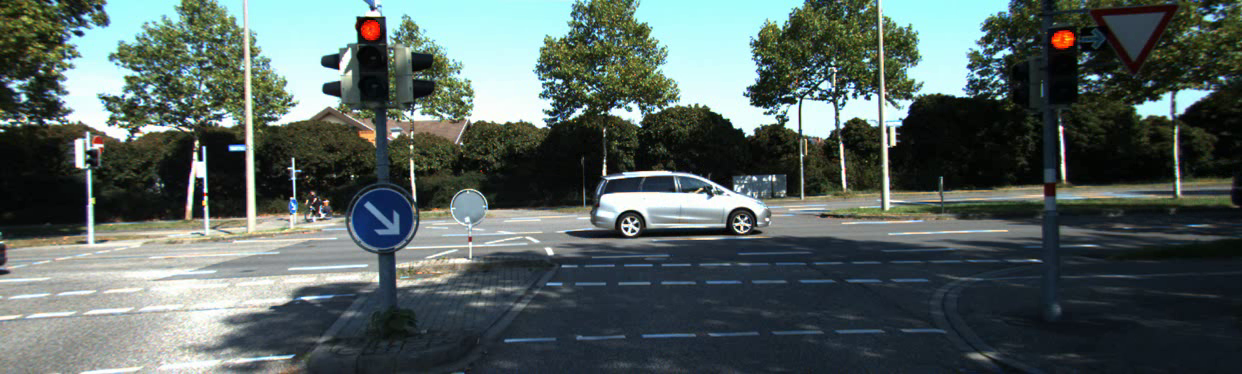
#> input picture frame 14 of test_img/video/KITTI_test2.mp4, 1242 x 374 px, given in place of KITTI_test6.mp4, which was not available
$ python KEA_BEV_KITTI_video1.py
#> lines starting #> are read from the running program, lines starting #| are printed output that depends on the picture
import numpy as np
import math
import cv2
import matplotlib.pyplot as plt


### Camera coordinate to vehicle coordinate(ISO)
def RotX(Pitch):
      Pitch = np.deg2rad(Pitch)
      return [[1, 0, 0], [0, math.cos(Pitch), -math.sin(Pitch)], [0, math.sin(Pitch), math.cos(Pitch)]]

def RotY(Yaw):
      Yaw = np.deg2rad(Yaw)
      return [[math.cos(Yaw), 0, math.sin(Yaw)], [0, 1, 0], [-math.sin(Yaw), 0, math.cos(Yaw)]]

def RotZ(Roll):
      Roll = np.deg2rad(Roll)
      return [[math.cos(Roll), -math.sin(Roll), 0], [math.sin(Roll), math.cos(Roll), 0], [0, 0, 1]]


### Camera parameter setting
ImageSize = (375, 1242)
FocalLength = (721.5377, 721.5377)
PrinciplePoint = (609.5593, 172.854)
IntrinsicMatrix = ((FocalLength[0], 0, 0), (0, FocalLength[1], 0), (PrinciplePoint[0], PrinciplePoint[1], 1))
Height = 1.65
Pitch = 0
Yaw = 0
Roll = 0

### Bird's eye view setting
DistAhead = 40
SpaceToOneSide = 7
BottomOffset = 0

OutView = (BottomOffset, DistAhead, -SpaceToOneSide, SpaceToOneSide)
OutImageSize = [math.nan, 500]

WorldHW = (abs(OutView[1]-OutView[0]), abs(OutView[3]-OutView[2]))

Scale = (OutImageSize[1]-1)/WorldHW[1]
ScaleXY = (Scale, Scale)

OutDimFrac = Scale*WorldHW[0]
OutDim = round(OutDimFrac)+1
OutImageSize[0] = OutDim

### Homography Matrix Compute

#Translation Vector
Rotation = np.matmul(np.matmul(RotZ(-Yaw),RotX(90-Pitch)),RotZ(Roll))
TranslationinWorldUnits = (0, 0, Height)
Translation = [np.matmul(TranslationinWorldUnits, Rotation)]

#Rotation Matrix
RotationMatrix = np.matmul(RotY(180), np.matmul(RotZ(-90), np.matmul(RotZ(-Yaw), np.matmul(RotX(90-Pitch), RotZ(Roll)))))

#Camera Matrix
CameraMatrix = np.matmul(np.r_[RotationMatrix, Translation], IntrinsicMatrix)
CameraMatrix2D = np.r_[[CameraMatrix[0]], [CameraMatrix[1]], [CameraMatrix[3]]]

#Compute Vehicle-to-Image Projective Transform
VehicleHomo = np.linalg.inv(CameraMatrix2D)

AdjTransform = ((0, -1, 0), (-1, 0, 0), (0, 0, 1))
BevTransform = np.matmul(VehicleHomo, AdjTransform)

DyDxVehicle = (OutView[3], OutView[1])
tXY = [a*b for a,b in zip(ScaleXY, DyDxVehicle)]

#test = np.array([[1.,0.,0.],[0.,1.,0.],[0.,0.,1.]])
ViewMatrix = ((ScaleXY[0], 0, 0), (0, ScaleXY[1], 0), (tXY[0]+1, tXY[1]+1, 1))

T_Bev = np.matmul(BevTransform, ViewMatrix)
T_Bev = np.transpose(T_Bev)

### Main
### Main
vid = cv2.VideoCapture('Python_code/KEA_0523/test_img/video/KITTI_test6.mp4')

while(True):
      ret, src = vid.read()
#> src is the input picture: shape (374, 1242, 3); mean B, G, R 94.6, 97.5, 84.7
      if not ret:
            break
      BirdEyeView = cv2.warpPerspective(src, T_Bev, (OutImageSize[1], OutImageSize[0]))
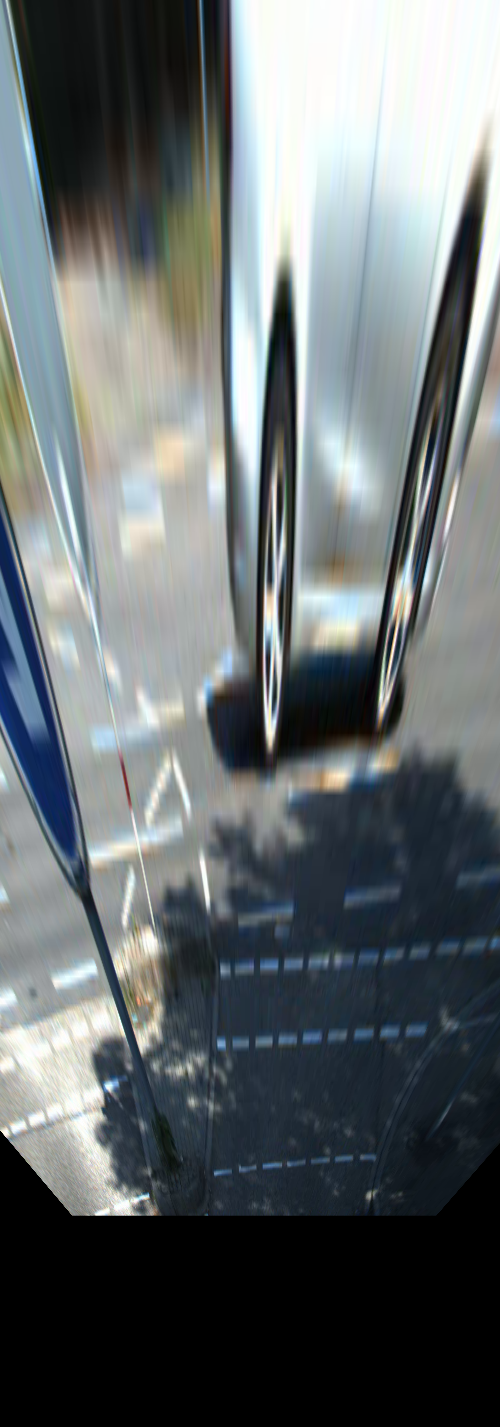
#> BirdEyeView: shape (1427, 500, 3); mean B, G, R 109.8, 108.1, 101.7

      cv2.imshow("BEV", BirdEyeView)
      if cv2.waitKey(1) & 0xFF == ord('q'):
#> (key q is pressed here)
            break
vid.release()
cv2.destroyAllWindows()

$ run again, starting later in the video
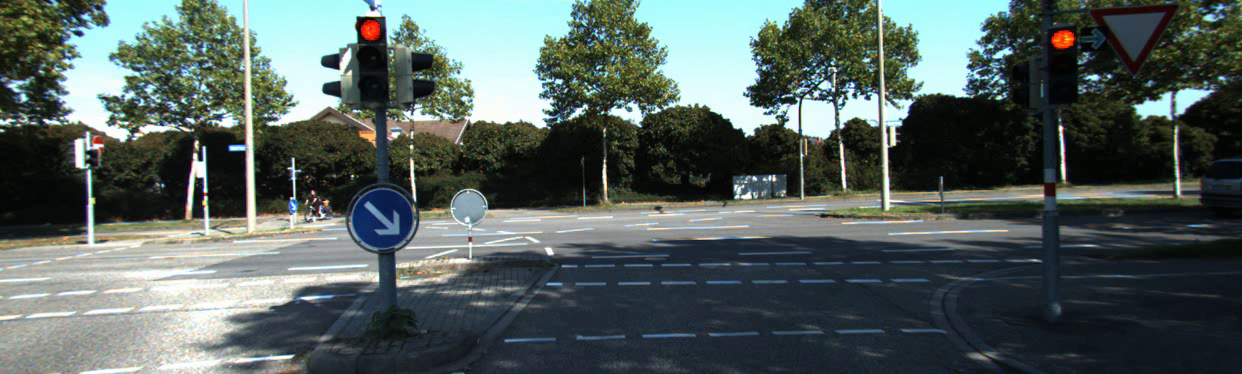
#> input picture frame 66 of test_img/video/KITTI_test2.mp4, 1242 x 374 px, given in place of KITTI_test6.mp4, which was not available
#> src is the input picture: shape (374, 1242, 3); mean B, G, R 93.7, 96.8, 84.3
#> `BirdEyeView = cv2.warpPerspective(src, T_Bev, (OutImageSize[1], OutIma..`:
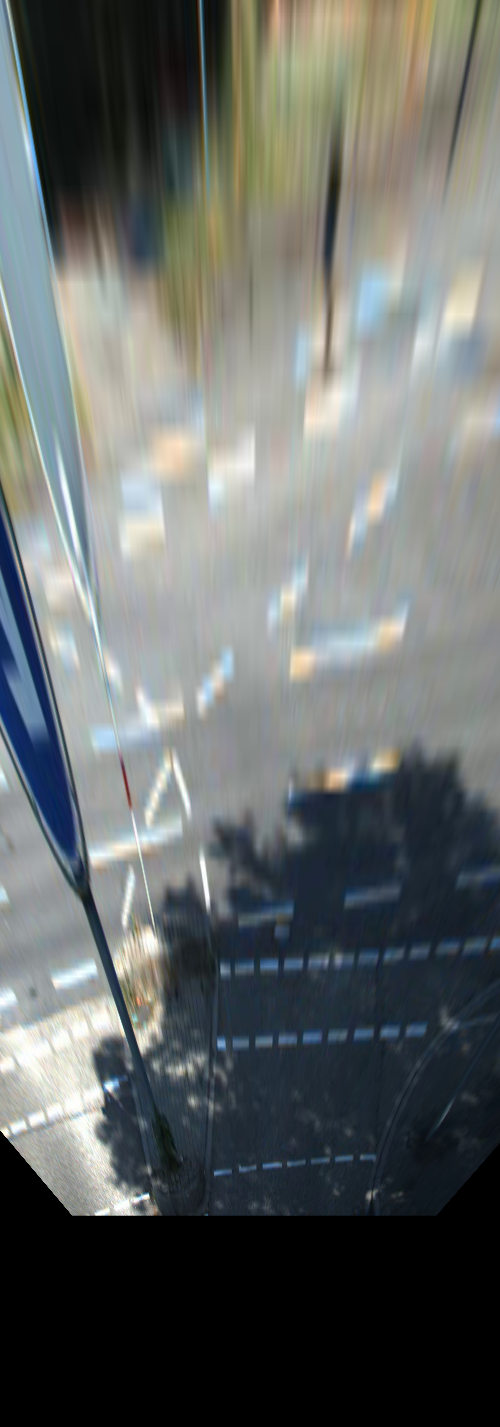
#> BirdEyeView: shape (1427, 500, 3); mean B, G, R 104, 105.7, 101.6

$ run again, starting later in the video
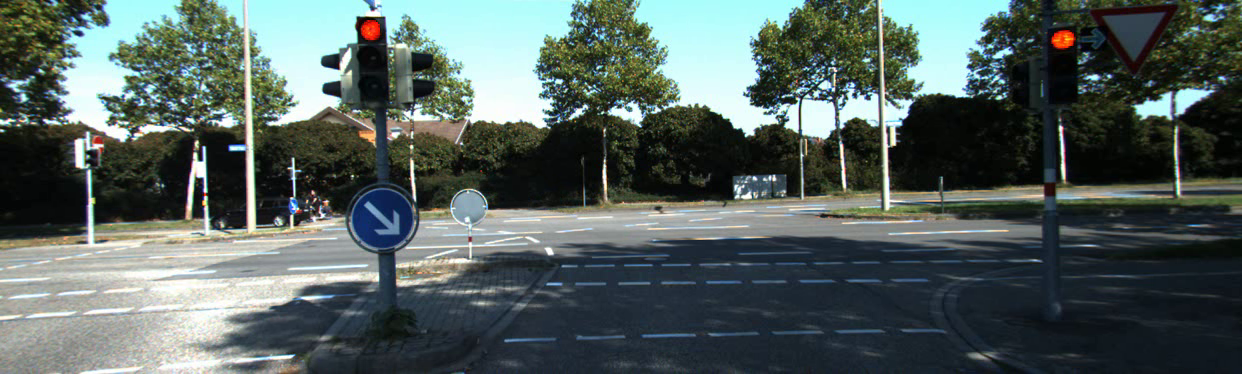
#> input picture frame 117 of test_img/video/KITTI_test2.mp4, 1242 x 374 px, given in place of KITTI_test6.mp4, which was not available
#> src is the input picture: shape (374, 1242, 3); mean B, G, R 93.9, 97, 84.4
#> `BirdEyeView = cv2.warpPerspective(src, T_Bev, (OutImageSize[1], OutIma..`:
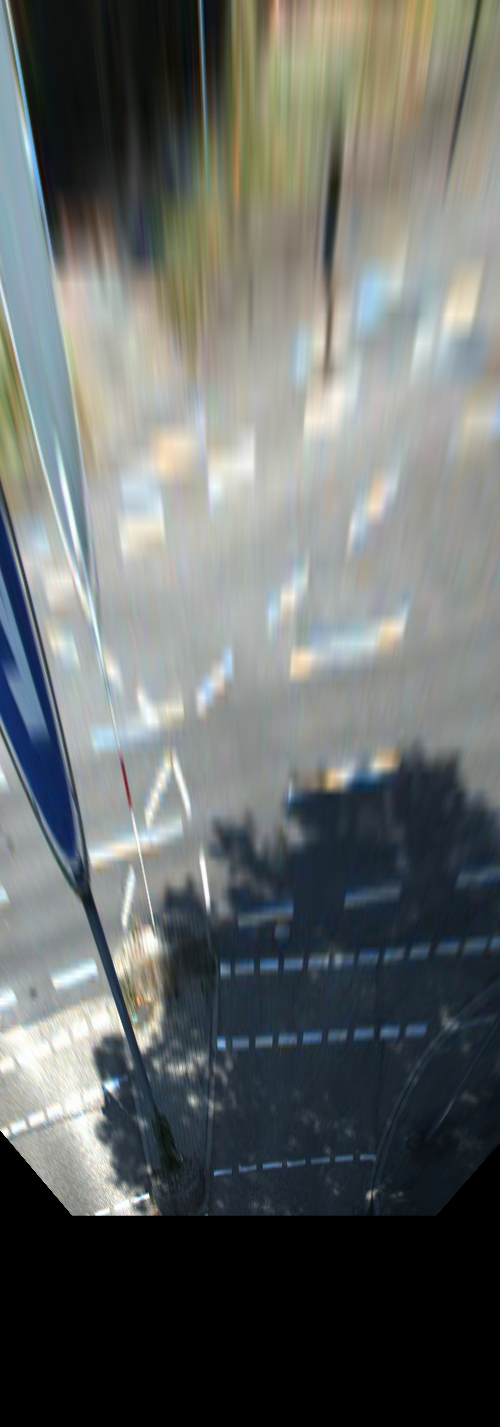
#> BirdEyeView: shape (1427, 500, 3); mean B, G, R 104.6, 106.2, 102
